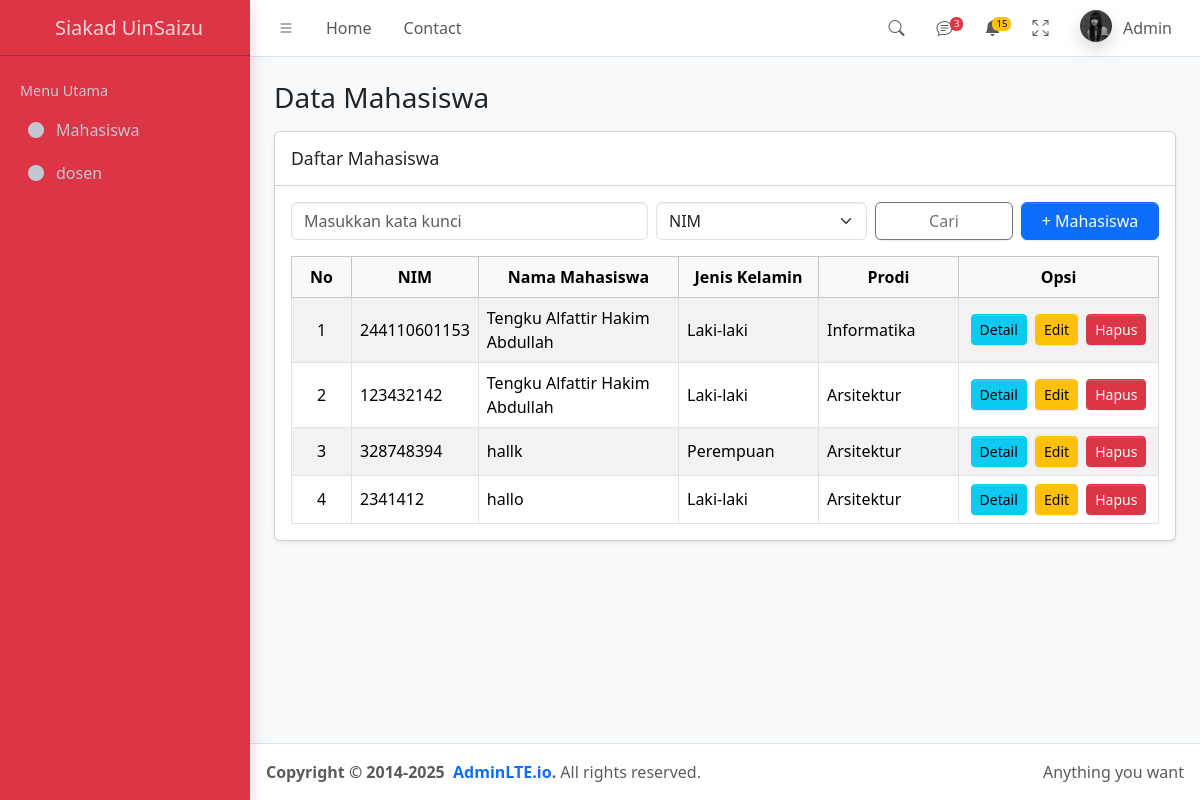
Screenshot of /admin/?p=mahasiswa (signed in) with the database file from the repository.
### tables this page shows
CREATE TABLE `mahasiswa` (
  `id` int NOT NULL,
  `nim` varchar(20) NOT NULL,
  `nama` varchar(100) DEFAULT NULL,
  `jenis_kelamin` enum('laki-laki','perempuan') NOT NULL,
  `alamat` text,
  `prodi` int DEFAULT NULL,
  `tanggal` datetime DEFAULT NULL
);

### admin/mahasiswa.php (the view, shortened to what this page needs)
<?php
require_once __DIR__ . '/koneksi.php';
$keyword  = $_POST['keyword']  ?? '';
$category = $_POST['category'] ?? 'nim';
$sql = "SELECT * FROM mahasiswa ORDER BY id ASC";
$result = $koneksi->query($sql);
function jk_label($jk) {
  $jk = strtolower((string)$jk);
  if ($jk === 'laki-laki' || $jk === 'l') return 'Laki-laki';
  if ($jk === 'perempuan' || $jk === 'p') return 'Perempuan';
  return '-';
}
function prodi_label($prodi) {
  if ((string)$prodi === '1') return 'Informatika';
  if ((string)$prodi === '2') return 'Arsitektur';
  return (string)$prodi;
}
?>
<div class="content-wrapper p-4">
  <section class="content-header mb-3">
    <h3>Data Mahasiswa</h3>
  </section>
  <section class="content">
    <div class="card shadow-sm">
      <div class="card-header d-flex justify-content-between align-items-center">
        <h4 class="card-title mb-0">Daftar Mahasiswa</h4>
      </div>
      <div class="card-body">
        <form method="post" action="#" class="row g-2 align-items-center mb-3">
          <div class="col-12 col-md-5">
            <input
              type="text"
              name="keyword"
              class="form-control"
              placeholder="Masukkan kata kunci"
              value="<?= htmlspecialchars($keyword, ENT_QUOTES, 'UTF-8') ?>"
            >
          </div>
          <div class="col-6 col-md-3">
            <select name="category" class="form-select">
              <option value="nim"            <?= $category==='nim' ? 'selected' : '' ?>>NIM</option>
            </select>
          </div>
          <div class="col-6 col-md-2 d-grid">
            <button type="submit" name="cari" value="1" class="btn btn-outline-secondary">Cari</button>
          </div>
          <div class="col-12 col-md-2 d-grid d-md-flex justify-content-md-end">
            <a href="./?p=tambah-mahasiswa" class="btn btn-primary w-100">+ Mahasiswa</a>
          </div>
        </form>
        <div class="table-responsive">
          <table class="table table-bordered table-striped align-middle mb-0">
            <thead class="table-light">
              <tr class="text-center">
                <th style="width:60px;">No</th>
                <th>NIM</th>
                <th>Nama Mahasiswa</th>
                <th style="width:140px;">Jenis Kelamin</th>
                <th style="width:140px;">Prodi</th>
                <th style="width:200px;">Opsi</th>
              </tr>
            </thead>
            <tbody>
              <?php
              if ($result && $result->num_rows > 0) {
                $no = 1;
                while ($row = $result->fetch_assoc()) {
                  $id   = (int)($row['id'] ?? 0);
                  $nim  = htmlspecialchars($row['nim']  ?? '', ENT_QUOTES, 'UTF-8');
                  $nama = htmlspecialchars($row['nama'] ?? '', ENT_QUOTES, 'UTF-8');
                  $jk   = jk_label($row['jenis_kelamin'] ?? '');
                  $prd  = prodi_label($row['prodi'] ?? '');
                  echo '
                    <tr>
                      <td class="text-center">'.$no.'</td>
                      <td>'.$nim.'</td>
                      <td>'.$nama.'</td>
                      <td>'.$jk.'</td>
                      <td>'.$prd.'</td>
                      <td class="text-center">
                        <a href="./?p=detailmhs&id='.$id.'" class="btn btn-info btn-sm me-1">Detail</a>
                        <a href="./?p=editmhs&id='.$id.'"   class="btn btn-warning btn-sm me-1">Edit</a>
                        <a href="./?p=hapusmhs&id='.$id.'"  class="btn btn-danger btn-sm"
                           onclick="return confirm(\'Yakin hapus data ini?\')">Hapus</a>
                      </td>
                    </tr>
                  ';
                  $no++;
                }
              } else {
                echo '<tr><td colspan="6" class="text-center text-muted py-4">Belum ada data</td></tr>';
              }
              ?>
            </tbody>
          </table>
        </div>
      </div>
    </div>
  </section>
</div>

### admin/index.php (shortened to what this page needs)
<!doctype html>
<html lang="en">
<head>
  <link
    rel="stylesheet"
    href="https://cdn.jsdelivr.net/npm/@fontsource/source-sans-3@5.0.12/index.css"
    media="print"
    onload="this.media='all'" />
  <link
    rel="stylesheet"
    href="https://cdn.jsdelivr.net/npm/overlayscrollbars@2.11.0/styles/overlayscrollbars.min.css"
/>
  <link
    rel="stylesheet"
    href="https://cdn.jsdelivr.net/npm/bootstrap-icons@1.13.1/font/bootstrap-icons.min.css"
/>
  <link rel="stylesheet" href="../assets/css/adminlte.css" />
</head>
<body class="sidebar-expand-lg sidebar-open bg-body-tertiary">
  <div class="app-wrapper">
    <nav class="app-header navbar navbar-expand bg-body">
      <div class="container-fluid">
        <ul class="navbar-nav">
          <li class="nav-item">
            <a class="nav-link" data-lte-toggle="sidebar" href="#" role="button">
              <i class="bi bi-list"></i>
            </a>
          </li>
          <li class="nav-item d-none d-md-block"><a href="#" class="nav-link">Home</a></li>
          <li class="nav-item d-none d-md-block"><a href="#" class="nav-link">Contact</a></li>
        </ul>
        <ul class="navbar-nav ms-auto">
          <li class="nav-item">
            <a class="nav-link" data-widget="navbar-search" href="#" role="button">
              <i class="bi bi-search"></i>
            </a>
          </li>
          <li class="nav-item dropdown">
            <a class="nav-link" data-bs-toggle="dropdown" href="#">
              <i class="bi bi-chat-text"></i>
              <span class="navbar-badge badge text-bg-danger">3</span>
            </a>
          </li>
          <li class="nav-item dropdown">
            <a class="nav-link" data-bs-toggle="dropdown" href="#">
              <span class="navbar-badge badge text-bg-warning">15</span>
            </a>
          </li>
          <li class="nav-item">
            <a class="nav-link" href="#" data-lte-toggle="fullscreen">
              <i data-lte-icon="maximize" class="bi bi-arrows-fullscreen"></i>
            </a>
          </li>
          <li class="nav-item dropdown user-menu">
            <a href="#" class="nav-link dropdown-toggle" data-bs-toggle="dropdown">
              <img
                src="../assets/img/user4-128x128.jpg"
                class="user-image rounded-circle shadow"
                alt="User Image" />
              <span class="d-none d-md-inline">Admin</span>
            </a>
          </li>
        </ul>
      </div>
    </nav>
    <aside class="app-sidebar bg-danger subtle-
      shadow" data-bs-theme="dark">
      <div class="sidebar-brand">
        <a href="../assets/img/AdminLTElogo.png" class="brand-link">
          <span class="brand-text fw-light">Siakad UinSaizu</span>
        </a>
      </div>
      <div class="sidebar-wrapper">
        <nav class="mt-2">
          <ul
            class="nav sidebar-menu flex-column"
            data-lte-toggle="treeview"
            role="menu"
            data-accordion="false">
            <ul class="nav sidebar-menu flex-column" data-lte-toggle="treeview" role="menu" data-accordion="false">
              <li class="nav-header">Menu Utama</li>
              <li class="nav-item">
                <a href="./?p=mahasiswa" class="nav-link">
                  <i class="nav-icon bi bi-circle-fill"></i>
                  <p>Mahasiswa</p>
                </a>
              </li>
              <li class="nav-item">
                <a href="./?p=dosen" class="nav-link">
                  <i class="nav-icon bi bi-circle-fill"></i>
                  <p>dosen</p>
                </a>
              </li>
        </nav>
      </div>
    </aside>
    <?php require_once 'route.php'; ?>
    <footer class="app-footer">
      <div class="float-end d-none d-sm-inline">Anything you want</div>
      <strong>
        Copyright &copy; 2014-2025&nbsp;
        <a href="https://adminlte.io" class="text-decoration-none">AdminLTE.io</a>.
      </strong>
      All rights reserved.
    </footer>
  </div>
</body>
</html>

### admin/route.php (shortened to what this page needs)
<?php
require_once __DIR__ . '/koneksi.php';
$p = $_GET['p'] ?? 'dashboard';
switch ($p) {
  case 'mahasiswa':
    require __DIR__ . '/mahasiswa.php';
    break;
}

### rows the page displays
mahasiswa: nim "244110601153", nama "Tengku Alfattir Hakim Abdullah", jenis_kelamin "Laki-laki", prodi "Informatika"
mahasiswa: nim "123432142", nama "Tengku Alfattir Hakim Abdullah", jenis_kelamin "Laki-laki", prodi "Arsitektur"
mahasiswa: nim "328748394", nama "hallk", jenis_kelamin "Perempuan", prodi "Arsitektur"
mahasiswa: nim "2341412", nama "hallo", jenis_kelamin "Laki-laki", prodi "Arsitektur"
